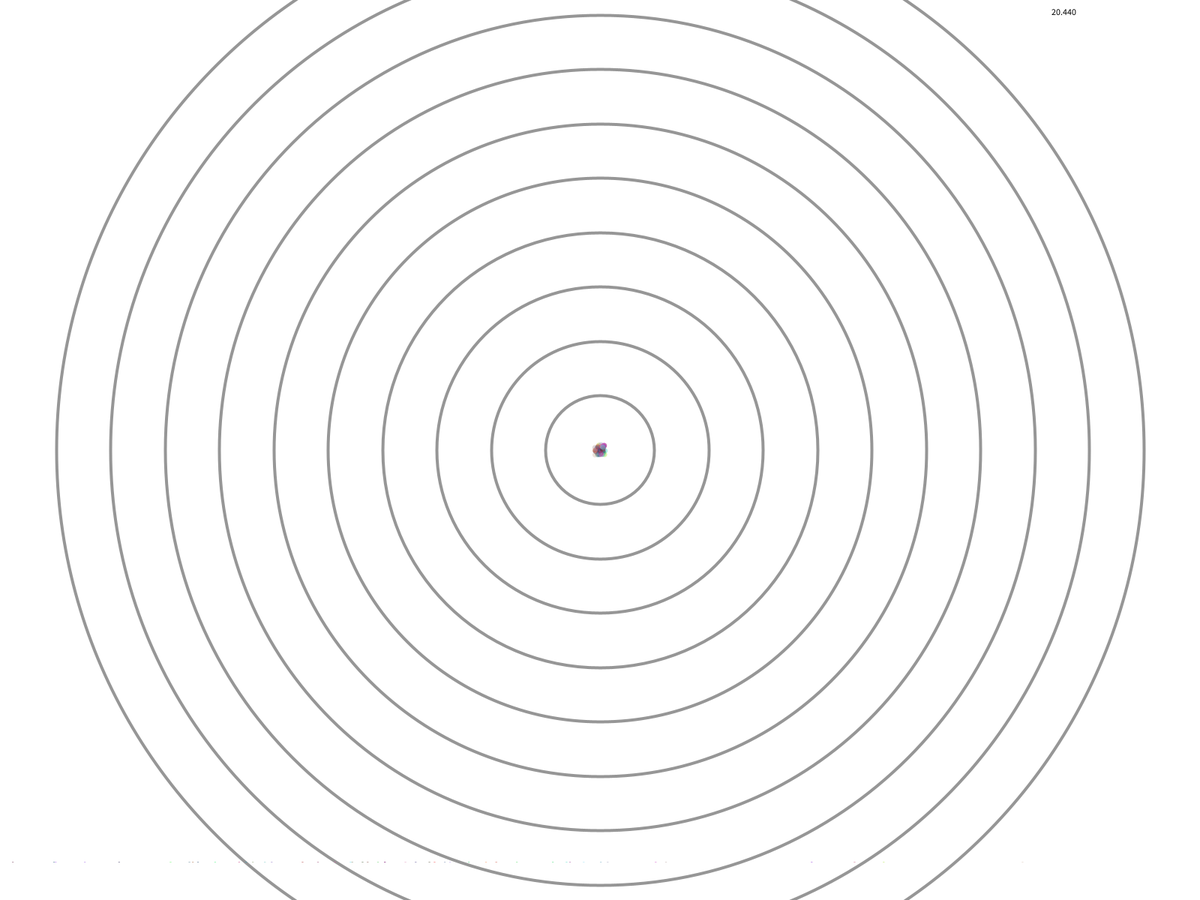
Frame 1 (no input)
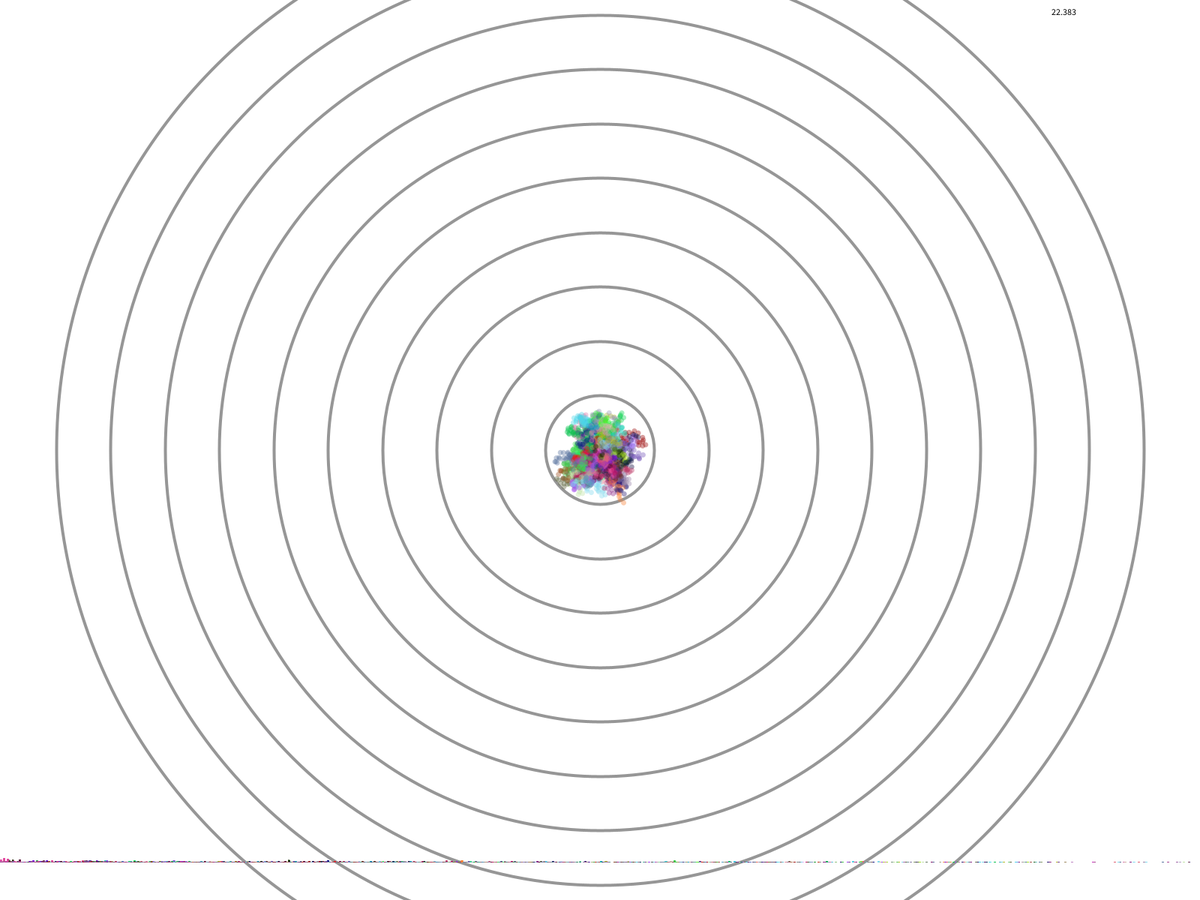
Frame 60 (the mouse pressed at the canvas centre just before this capture)
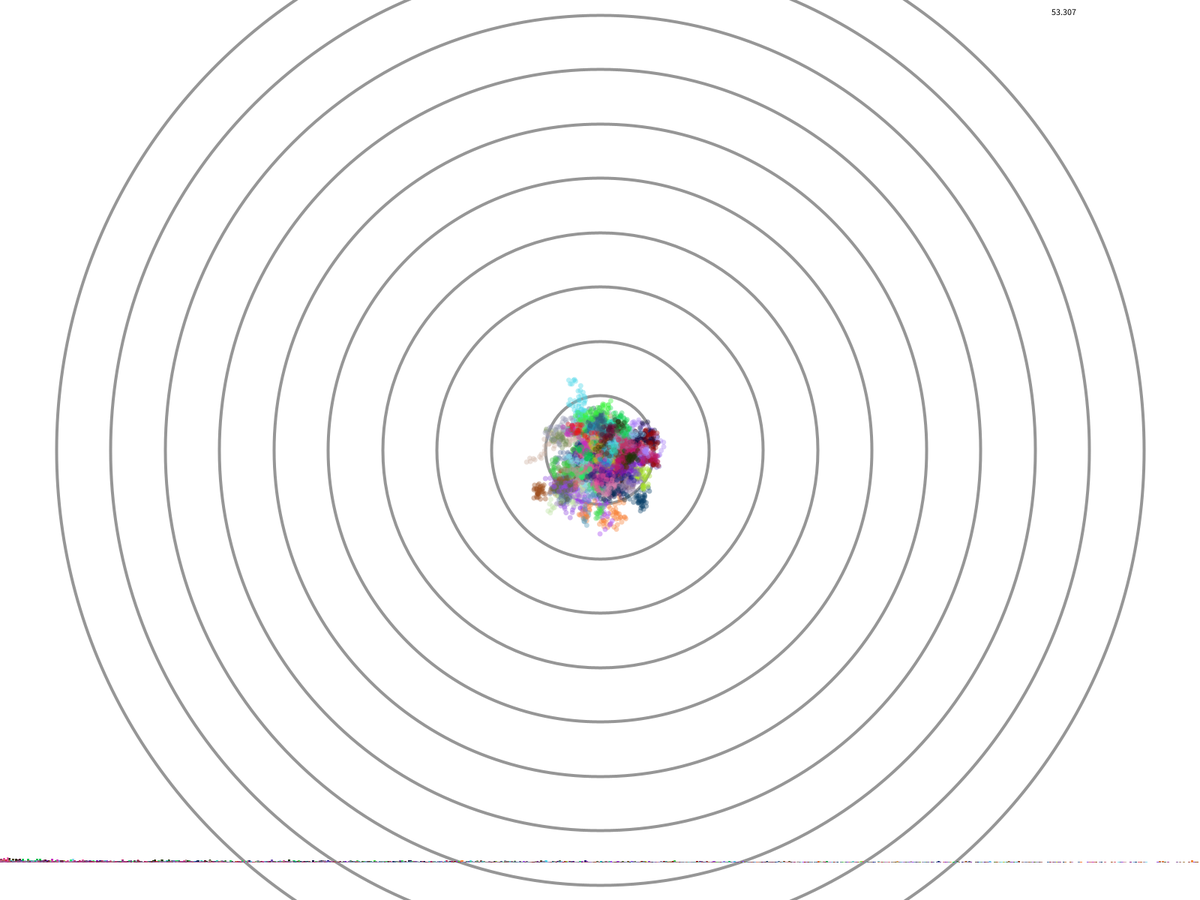
Frame 120 (the mouse held since frame 60 and released just before this capture)

The Processing sketch that drew these frames (run headless with seeded random() and noise(); from frame 60 on, the mouse is pressed at the canvas centre):

// Processing sketch: colorful_rw
// ── colorful_rw.pde
Walker[] w = new Walker[50];
int alpha = 100;

void setup()
{
  fullScreen();
  for (int i=0; i<w.length; i++)
  {
    w[i] = new Walker();
  }
  background(255);
  noFill();
  stroke(150);
  strokeWeight(4);
  int n = 10;
  float d = width/(n+1); 
  for (int i=1; i<=n; i++)
  {
    ellipse(width/2, height/2, d*i, d*i);
  }
}

void draw()
{
  for (int i=0; i<w.length; i++)
  {
    w[i].walk();
  }
}

void keyPressed()
{
  setup();
}

class Walker
{
  float x, y;
  float step, radius;
  float t, dist_ratio;
  int[] distribution = new int[700];
  int[]  fill = new int[3];
  
  Walker()
  {
    x = width/2;
    y = height/2;
    step = 7;
    radius = 7;
    t = 0;
    for (int i=0; i<distribution.length; i++)
    {
      distribution[i] = 0;
    }
    for (int i=0; i<fill.length; i++)
    {
      fill[i] = int(random(255));
    }

  }
  
  void walk()
  {
    step();
    display();
  }
  
  void display()
  {
    noStroke();
    fill(fill[0], fill[1], fill[2], alpha);
    ellipse(x,y, radius, radius);
    float gwidth = width, gheight = height-50;
    int l = distribution.length;
    float w = gwidth/l;
    for (int i=0; i<l; i++)
    {
      float h = distribution[i];
      rect(w*i, gheight-h, w, h);
    }
    fill(255);
    rect(width-200, 0, 200, 50);
    fill(0);
    text(dist_ratio/10, width-200, 20);
  }
  
  void step()
  {
    float stepx = random(-1, 1);
    float stepy = random(-1, 1);
    x += stepx * step;
    y += stepy * step; 
    t++;
    float distance = dist(x, y, width/2, height/2);
    dist_ratio = (distance*distance)/(t);
    dist_ratio = map(dist_ratio, 0, 100, 0, distribution.length);
    if(dist_ratio<distribution.length)
    {
      distribution[int(dist_ratio)]++;
    }
  }
  
  void reset()
  {
    x = width/2;
    y = width/2;
  }
}
